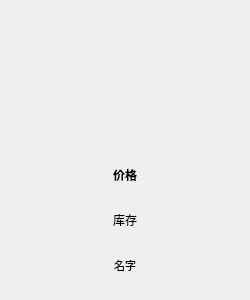
<?xml version="1.0" encoding="UTF-8"?>
<ui version="4.0">
 <class>GoodsWidget</class>
 <widget class="QWidget" name="GoodsWidget">
  <property name="geometry">
   <rect>
    <x>0</x>
    <y>0</y>
    <width>250</width>
    <height>300</height>
   </rect>
  </property>
  <property name="minimumSize">
   <size>
    <width>140</width>
    <height>200</height>
   </size>
  </property>
  <property name="maximumSize">
   <size>
    <width>250</width>
    <height>300</height>
   </size>
  </property>
  <property name="mouseTracking">
   <bool>true</bool>
  </property>
  <property name="windowTitle">
   <string>GoodsWidget</string>
  </property>
  <layout class="QVBoxLayout" name="verticalLayout_3">
   <item>
    <widget class="QFrame" name="frame">
     <property name="styleSheet">
      <string notr="true">QFrame{
background-color:rgba(255,255,255,0.0);
}

QFrame:hover{
background-color:rgba(255,255,255,0.0);
border:soild;
border-width:2px
}</string>
     </property>
     <property name="frameShape">
      <enum>QFrame::StyledPanel</enum>
     </property>
     <property name="frameShadow">
      <enum>QFrame::Raised</enum>
     </property>
     <layout class="QVBoxLayout" name="verticalLayout">
      <property name="spacing">
       <number>0</number>
      </property>
      <property name="leftMargin">
       <number>0</number>
      </property>
      <property name="topMargin">
       <number>0</number>
      </property>
      <property name="rightMargin">
       <number>0</number>
      </property>
      <property name="bottomMargin">
       <number>0</number>
      </property>
      <item>
       <widget class="QLabel" name="goodsPicture">
        <property name="minimumSize">
         <size>
          <width>110</width>
          <height>110</height>
         </size>
        </property>
        <property name="maximumSize">
         <size>
          <width>250</width>
          <height>250</height>
         </size>
        </property>
        <property name="styleSheet">
         <string notr="true"/>
        </property>
        <property name="text">
         <string/>
        </property>
        <property name="pixmap">
         <pixmap resource="resource.qrc">:/res/default.jpg</pixmap>
        </property>
        <property name="scaledContents">
         <bool>true</bool>
        </property>
        <property name="alignment">
         <set>Qt::AlignHCenter|Qt::AlignTop</set>
        </property>
       </widget>
      </item>
      <item>
       <widget class="QWidget" name="widget" native="true">
        <layout class="QVBoxLayout" name="verticalLayout_2">
         <property name="spacing">
          <number>0</number>
         </property>
         <property name="leftMargin">
          <number>0</number>
         </property>
         <property name="topMargin">
          <number>2</number>
         </property>
         <property name="rightMargin">
          <number>0</number>
         </property>
         <property name="bottomMargin">
          <number>0</number>
         </property>
         <item>
          <widget class="QLabel" name="goodsPriceText">
           <property name="font">
            <font>
             <pointsize>9</pointsize>
             <bold>true</bold>
            </font>
           </property>
           <property name="focusPolicy">
            <enum>Qt::NoFocus</enum>
           </property>
           <property name="text">
            <string>价格</string>
           </property>
           <property name="alignment">
            <set>Qt::AlignCenter</set>
           </property>
           <property name="margin">
            <number>0</number>
           </property>
          </widget>
         </item>
         <item>
          <widget class="QLabel" name="goodsCountText">
           <property name="text">
            <string>库存</string>
           </property>
           <property name="alignment">
            <set>Qt::AlignCenter</set>
           </property>
          </widget>
         </item>
         <item>
          <widget class="QLabel" name="goodsNameText">
           <property name="font">
            <font>
             <pointsize>8</pointsize>
            </font>
           </property>
           <property name="text">
            <string>名字</string>
           </property>
           <property name="alignment">
            <set>Qt::AlignCenter</set>
           </property>
          </widget>
         </item>
        </layout>
       </widget>
      </item>
     </layout>
    </widget>
   </item>
  </layout>
 </widget>
 <layoutdefault spacing="6" margin="11"/>
 <resources>
  <include location="resource.qrc"/>
 </resources>
 <connections/>
</ui>
